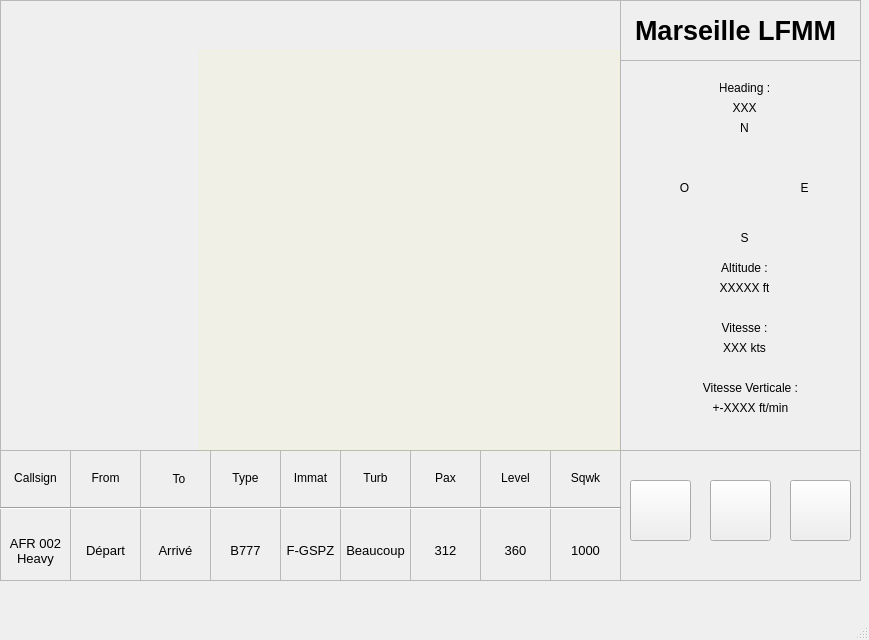
<?xml version="1.0" encoding="UTF-8"?>
<ui version="4.0">
 <class>MainWindow</class>
 <widget class="QMainWindow" name="MainWindow">
  <property name="geometry">
   <rect>
    <x>0</x>
    <y>0</y>
    <width>869</width>
    <height>640</height>
   </rect>
  </property>
  <property name="windowTitle">
   <string>MainWindow</string>
  </property>
  <widget class="QWidget" name="centralwidget">
   <widget class="QFrame" name="frame_boutons">
    <property name="geometry">
     <rect>
      <x>620</x>
      <y>450</y>
      <width>241</width>
      <height>131</height>
     </rect>
    </property>
    <property name="frameShape">
     <enum>QFrame::Shape::StyledPanel</enum>
    </property>
    <property name="frameShadow">
     <enum>QFrame::Shadow::Raised</enum>
    </property>
    <widget class="QPushButton" name="btn_accueil_2">
     <property name="geometry">
      <rect>
       <x>10</x>
       <y>30</y>
       <width>61</width>
       <height>61</height>
      </rect>
     </property>
     <property name="text">
      <string/>
     </property>
     <property name="icon">
      <iconset>
       <normaloff>image/accueil.png</normaloff>image/accueil.png</iconset>
     </property>
     <property name="iconSize">
      <size>
       <width>32</width>
       <height>32</height>
      </size>
     </property>
    </widget>
    <widget class="QPushButton" name="btn_parametres_2">
     <property name="geometry">
      <rect>
       <x>90</x>
       <y>30</y>
       <width>61</width>
       <height>61</height>
      </rect>
     </property>
     <property name="text">
      <string/>
     </property>
     <property name="icon">
      <iconset>
       <normaloff>image/parametres.png</normaloff>image/parametres.png</iconset>
     </property>
     <property name="iconSize">
      <size>
       <width>32</width>
       <height>32</height>
      </size>
     </property>
    </widget>
    <widget class="QPushButton" name="btn_sortie_2">
     <property name="geometry">
      <rect>
       <x>170</x>
       <y>30</y>
       <width>61</width>
       <height>61</height>
      </rect>
     </property>
     <property name="text">
      <string/>
     </property>
     <property name="icon">
      <iconset>
       <normaloff>image/sortie.png</normaloff>image/sortie.png</iconset>
     </property>
     <property name="iconSize">
      <size>
       <width>32</width>
       <height>32</height>
      </size>
     </property>
    </widget>
   </widget>
   <widget class="QFrame" name="frame_strip">
    <property name="geometry">
     <rect>
      <x>0</x>
      <y>450</y>
      <width>621</width>
      <height>131</height>
     </rect>
    </property>
    <property name="frameShape">
     <enum>QFrame::Shape::StyledPanel</enum>
    </property>
    <property name="frameShadow">
     <enum>QFrame::Shadow::Raised</enum>
    </property>
    <widget class="QFrame" name="frame_12">
     <property name="geometry">
      <rect>
       <x>0</x>
       <y>0</y>
       <width>71</width>
       <height>131</height>
      </rect>
     </property>
     <property name="frameShape">
      <enum>QFrame::Shape::StyledPanel</enum>
     </property>
     <property name="frameShadow">
      <enum>QFrame::Shadow::Raised</enum>
     </property>
     <widget class="QLabel" name="label_7">
      <property name="geometry">
       <rect>
        <x>10</x>
        <y>20</y>
        <width>51</width>
        <height>16</height>
       </rect>
      </property>
      <property name="text">
       <string>Callsign</string>
      </property>
      <property name="alignment">
       <set>Qt::AlignmentFlag::AlignCenter</set>
      </property>
     </widget>
     <widget class="Line" name="line_2">
      <property name="geometry">
       <rect>
        <x>0</x>
        <y>50</y>
        <width>71</width>
        <height>16</height>
       </rect>
      </property>
      <property name="orientation">
       <enum>Qt::Orientation::Horizontal</enum>
      </property>
     </widget>
     <widget class="QLabel" name="label_8">
      <property name="geometry">
       <rect>
        <x>0</x>
        <y>80</y>
        <width>71</width>
        <height>41</height>
       </rect>
      </property>
      <property name="font">
       <font>
        <pointsize>10</pointsize>
       </font>
      </property>
      <property name="text">
       <string>AFR 002 Heavy</string>
      </property>
      <property name="alignment">
       <set>Qt::AlignmentFlag::AlignCenter</set>
      </property>
      <property name="wordWrap">
       <bool>true</bool>
      </property>
     </widget>
    </widget>
    <widget class="QFrame" name="frame_13">
     <property name="geometry">
      <rect>
       <x>70</x>
       <y>0</y>
       <width>71</width>
       <height>131</height>
      </rect>
     </property>
     <property name="frameShape">
      <enum>QFrame::Shape::StyledPanel</enum>
     </property>
     <property name="frameShadow">
      <enum>QFrame::Shadow::Raised</enum>
     </property>
     <widget class="QLabel" name="label_23">
      <property name="geometry">
       <rect>
        <x>10</x>
        <y>20</y>
        <width>51</width>
        <height>16</height>
       </rect>
      </property>
      <property name="text">
       <string>From</string>
      </property>
      <property name="alignment">
       <set>Qt::AlignmentFlag::AlignCenter</set>
      </property>
     </widget>
     <widget class="Line" name="line_4">
      <property name="geometry">
       <rect>
        <x>0</x>
        <y>50</y>
        <width>71</width>
        <height>16</height>
       </rect>
      </property>
      <property name="orientation">
       <enum>Qt::Orientation::Horizontal</enum>
      </property>
     </widget>
     <widget class="QLabel" name="label_24">
      <property name="geometry">
       <rect>
        <x>0</x>
        <y>80</y>
        <width>71</width>
        <height>41</height>
       </rect>
      </property>
      <property name="font">
       <font>
        <pointsize>10</pointsize>
       </font>
      </property>
      <property name="text">
       <string>Départ</string>
      </property>
      <property name="alignment">
       <set>Qt::AlignmentFlag::AlignCenter</set>
      </property>
      <property name="wordWrap">
       <bool>true</bool>
      </property>
     </widget>
    </widget>
    <widget class="QFrame" name="frame_14">
     <property name="geometry">
      <rect>
       <x>140</x>
       <y>0</y>
       <width>71</width>
       <height>131</height>
      </rect>
     </property>
     <property name="frameShape">
      <enum>QFrame::Shape::StyledPanel</enum>
     </property>
     <property name="frameShadow">
      <enum>QFrame::Shadow::Raised</enum>
     </property>
     <widget class="Line" name="line_10">
      <property name="geometry">
       <rect>
        <x>0</x>
        <y>50</y>
        <width>71</width>
        <height>16</height>
       </rect>
      </property>
      <property name="orientation">
       <enum>Qt::Orientation::Horizontal</enum>
      </property>
     </widget>
     <widget class="QLabel" name="label_25">
      <property name="geometry">
       <rect>
        <x>0</x>
        <y>80</y>
        <width>71</width>
        <height>41</height>
       </rect>
      </property>
      <property name="font">
       <font>
        <pointsize>10</pointsize>
       </font>
      </property>
      <property name="text">
       <string>Arrivé</string>
      </property>
      <property name="alignment">
       <set>Qt::AlignmentFlag::AlignCenter</set>
      </property>
      <property name="wordWrap">
       <bool>true</bool>
      </property>
     </widget>
     <widget class="QLabel" name="label_26">
      <property name="geometry">
       <rect>
        <x>-40</x>
        <y>-10</y>
        <width>158</width>
        <height>78</height>
       </rect>
      </property>
      <property name="text">
       <string>To</string>
      </property>
      <property name="alignment">
       <set>Qt::AlignmentFlag::AlignCenter</set>
      </property>
     </widget>
    </widget>
    <widget class="QFrame" name="frame_15">
     <property name="geometry">
      <rect>
       <x>340</x>
       <y>0</y>
       <width>71</width>
       <height>131</height>
      </rect>
     </property>
     <property name="frameShape">
      <enum>QFrame::Shape::StyledPanel</enum>
     </property>
     <property name="frameShadow">
      <enum>QFrame::Shadow::Raised</enum>
     </property>
     <widget class="QLabel" name="label_27">
      <property name="geometry">
       <rect>
        <x>10</x>
        <y>20</y>
        <width>51</width>
        <height>16</height>
       </rect>
      </property>
      <property name="text">
       <string>Turb</string>
      </property>
      <property name="alignment">
       <set>Qt::AlignmentFlag::AlignCenter</set>
      </property>
     </widget>
     <widget class="Line" name="line_15">
      <property name="geometry">
       <rect>
        <x>0</x>
        <y>50</y>
        <width>71</width>
        <height>16</height>
       </rect>
      </property>
      <property name="orientation">
       <enum>Qt::Orientation::Horizontal</enum>
      </property>
     </widget>
     <widget class="QLabel" name="label_28">
      <property name="geometry">
       <rect>
        <x>0</x>
        <y>80</y>
        <width>71</width>
        <height>41</height>
       </rect>
      </property>
      <property name="font">
       <font>
        <pointsize>10</pointsize>
       </font>
      </property>
      <property name="text">
       <string>Beaucoup</string>
      </property>
      <property name="alignment">
       <set>Qt::AlignmentFlag::AlignCenter</set>
      </property>
      <property name="wordWrap">
       <bool>true</bool>
      </property>
     </widget>
    </widget>
    <widget class="QFrame" name="frame_16">
     <property name="geometry">
      <rect>
       <x>410</x>
       <y>0</y>
       <width>71</width>
       <height>131</height>
      </rect>
     </property>
     <property name="frameShape">
      <enum>QFrame::Shape::StyledPanel</enum>
     </property>
     <property name="frameShadow">
      <enum>QFrame::Shadow::Raised</enum>
     </property>
     <widget class="QLabel" name="label_29">
      <property name="geometry">
       <rect>
        <x>10</x>
        <y>20</y>
        <width>51</width>
        <height>16</height>
       </rect>
      </property>
      <property name="text">
       <string>Pax</string>
      </property>
      <property name="alignment">
       <set>Qt::AlignmentFlag::AlignCenter</set>
      </property>
     </widget>
     <widget class="Line" name="line_16">
      <property name="geometry">
       <rect>
        <x>0</x>
        <y>50</y>
        <width>71</width>
        <height>16</height>
       </rect>
      </property>
      <property name="orientation">
       <enum>Qt::Orientation::Horizontal</enum>
      </property>
     </widget>
     <widget class="QLabel" name="label_30">
      <property name="geometry">
       <rect>
        <x>0</x>
        <y>80</y>
        <width>71</width>
        <height>41</height>
       </rect>
      </property>
      <property name="font">
       <font>
        <pointsize>10</pointsize>
       </font>
      </property>
      <property name="text">
       <string>312</string>
      </property>
      <property name="alignment">
       <set>Qt::AlignmentFlag::AlignCenter</set>
      </property>
      <property name="wordWrap">
       <bool>true</bool>
      </property>
     </widget>
    </widget>
    <widget class="QFrame" name="frame_17">
     <property name="geometry">
      <rect>
       <x>480</x>
       <y>0</y>
       <width>71</width>
       <height>131</height>
      </rect>
     </property>
     <property name="frameShape">
      <enum>QFrame::Shape::StyledPanel</enum>
     </property>
     <property name="frameShadow">
      <enum>QFrame::Shadow::Raised</enum>
     </property>
     <widget class="QLabel" name="label_31">
      <property name="geometry">
       <rect>
        <x>10</x>
        <y>20</y>
        <width>51</width>
        <height>16</height>
       </rect>
      </property>
      <property name="text">
       <string>Level</string>
      </property>
      <property name="alignment">
       <set>Qt::AlignmentFlag::AlignCenter</set>
      </property>
     </widget>
     <widget class="Line" name="line_17">
      <property name="geometry">
       <rect>
        <x>0</x>
        <y>50</y>
        <width>71</width>
        <height>16</height>
       </rect>
      </property>
      <property name="orientation">
       <enum>Qt::Orientation::Horizontal</enum>
      </property>
     </widget>
     <widget class="QLabel" name="label_32">
      <property name="geometry">
       <rect>
        <x>0</x>
        <y>80</y>
        <width>71</width>
        <height>41</height>
       </rect>
      </property>
      <property name="font">
       <font>
        <pointsize>10</pointsize>
       </font>
      </property>
      <property name="text">
       <string>360</string>
      </property>
      <property name="alignment">
       <set>Qt::AlignmentFlag::AlignCenter</set>
      </property>
      <property name="wordWrap">
       <bool>true</bool>
      </property>
     </widget>
    </widget>
    <widget class="QFrame" name="frame_18">
     <property name="geometry">
      <rect>
       <x>550</x>
       <y>0</y>
       <width>71</width>
       <height>131</height>
      </rect>
     </property>
     <property name="frameShape">
      <enum>QFrame::Shape::StyledPanel</enum>
     </property>
     <property name="frameShadow">
      <enum>QFrame::Shadow::Raised</enum>
     </property>
     <widget class="QLabel" name="label_33">
      <property name="geometry">
       <rect>
        <x>10</x>
        <y>20</y>
        <width>51</width>
        <height>16</height>
       </rect>
      </property>
      <property name="text">
       <string>Sqwk</string>
      </property>
      <property name="alignment">
       <set>Qt::AlignmentFlag::AlignCenter</set>
      </property>
     </widget>
     <widget class="Line" name="line_18">
      <property name="geometry">
       <rect>
        <x>0</x>
        <y>50</y>
        <width>71</width>
        <height>16</height>
       </rect>
      </property>
      <property name="orientation">
       <enum>Qt::Orientation::Horizontal</enum>
      </property>
     </widget>
     <widget class="QLabel" name="label_34">
      <property name="geometry">
       <rect>
        <x>0</x>
        <y>80</y>
        <width>71</width>
        <height>41</height>
       </rect>
      </property>
      <property name="font">
       <font>
        <pointsize>10</pointsize>
       </font>
      </property>
      <property name="text">
       <string>1000</string>
      </property>
      <property name="alignment">
       <set>Qt::AlignmentFlag::AlignCenter</set>
      </property>
      <property name="wordWrap">
       <bool>true</bool>
      </property>
     </widget>
    </widget>
    <widget class="QFrame" name="frame_19">
     <property name="geometry">
      <rect>
       <x>210</x>
       <y>0</y>
       <width>71</width>
       <height>131</height>
      </rect>
     </property>
     <property name="frameShape">
      <enum>QFrame::Shape::StyledPanel</enum>
     </property>
     <property name="frameShadow">
      <enum>QFrame::Shadow::Raised</enum>
     </property>
     <widget class="QLabel" name="label_35">
      <property name="geometry">
       <rect>
        <x>10</x>
        <y>20</y>
        <width>51</width>
        <height>16</height>
       </rect>
      </property>
      <property name="text">
       <string>Type</string>
      </property>
      <property name="alignment">
       <set>Qt::AlignmentFlag::AlignCenter</set>
      </property>
     </widget>
     <widget class="Line" name="line_19">
      <property name="geometry">
       <rect>
        <x>0</x>
        <y>50</y>
        <width>71</width>
        <height>16</height>
       </rect>
      </property>
      <property name="orientation">
       <enum>Qt::Orientation::Horizontal</enum>
      </property>
     </widget>
     <widget class="QLabel" name="label_36">
      <property name="geometry">
       <rect>
        <x>0</x>
        <y>80</y>
        <width>71</width>
        <height>41</height>
       </rect>
      </property>
      <property name="font">
       <font>
        <pointsize>10</pointsize>
       </font>
      </property>
      <property name="text">
       <string>B777</string>
      </property>
      <property name="alignment">
       <set>Qt::AlignmentFlag::AlignCenter</set>
      </property>
      <property name="wordWrap">
       <bool>true</bool>
      </property>
     </widget>
    </widget>
    <widget class="QFrame" name="frame_20">
     <property name="geometry">
      <rect>
       <x>280</x>
       <y>0</y>
       <width>61</width>
       <height>131</height>
      </rect>
     </property>
     <property name="frameShape">
      <enum>QFrame::Shape::StyledPanel</enum>
     </property>
     <property name="frameShadow">
      <enum>QFrame::Shadow::Raised</enum>
     </property>
     <widget class="QLabel" name="label_37">
      <property name="geometry">
       <rect>
        <x>0</x>
        <y>20</y>
        <width>61</width>
        <height>16</height>
       </rect>
      </property>
      <property name="text">
       <string>Immat</string>
      </property>
      <property name="alignment">
       <set>Qt::AlignmentFlag::AlignCenter</set>
      </property>
     </widget>
     <widget class="Line" name="line_20">
      <property name="geometry">
       <rect>
        <x>0</x>
        <y>50</y>
        <width>71</width>
        <height>16</height>
       </rect>
      </property>
      <property name="orientation">
       <enum>Qt::Orientation::Horizontal</enum>
      </property>
     </widget>
     <widget class="QLabel" name="label_38">
      <property name="geometry">
       <rect>
        <x>0</x>
        <y>80</y>
        <width>61</width>
        <height>41</height>
       </rect>
      </property>
      <property name="font">
       <font>
        <pointsize>10</pointsize>
       </font>
      </property>
      <property name="text">
       <string>F-GSPZ</string>
      </property>
      <property name="alignment">
       <set>Qt::AlignmentFlag::AlignCenter</set>
      </property>
      <property name="wordWrap">
       <bool>true</bool>
      </property>
     </widget>
    </widget>
   </widget>
   <widget class="QFrame" name="frame_stat">
    <property name="geometry">
     <rect>
      <x>620</x>
      <y>60</y>
      <width>241</width>
      <height>391</height>
     </rect>
    </property>
    <property name="frameShape">
     <enum>QFrame::Shape::StyledPanel</enum>
    </property>
    <property name="frameShadow">
     <enum>QFrame::Shadow::Raised</enum>
    </property>
    <widget class="QLabel" name="txt_direction_2">
     <property name="geometry">
      <rect>
       <x>100</x>
       <y>20</y>
       <width>49</width>
       <height>16</height>
      </rect>
     </property>
     <property name="text">
      <string>Heading :</string>
     </property>
     <property name="alignment">
      <set>Qt::AlignmentFlag::AlignCenter</set>
     </property>
    </widget>
    <widget class="QLabel" name="txt_direction_variable_2">
     <property name="geometry">
      <rect>
       <x>100</x>
       <y>40</y>
       <width>49</width>
       <height>16</height>
      </rect>
     </property>
     <property name="text">
      <string>XXX</string>
     </property>
     <property name="alignment">
      <set>Qt::AlignmentFlag::AlignCenter</set>
     </property>
    </widget>
    <widget class="QLabel" name="img_cercle_2">
     <property name="geometry">
      <rect>
       <x>80</x>
       <y>80</y>
       <width>91</width>
       <height>91</height>
      </rect>
     </property>
     <property name="text">
      <string/>
     </property>
     <property name="pixmap">
      <pixmap>image/cercle.png</pixmap>
     </property>
     <property name="scaledContents">
      <bool>true</bool>
     </property>
    </widget>
    <widget class="QLabel" name="txt_nord_2">
     <property name="geometry">
      <rect>
       <x>100</x>
       <y>60</y>
       <width>49</width>
       <height>16</height>
      </rect>
     </property>
     <property name="text">
      <string>N</string>
     </property>
     <property name="alignment">
      <set>Qt::AlignmentFlag::AlignCenter</set>
     </property>
    </widget>
    <widget class="QLabel" name="txt_est_2">
     <property name="geometry">
      <rect>
       <x>160</x>
       <y>120</y>
       <width>49</width>
       <height>16</height>
      </rect>
     </property>
     <property name="text">
      <string>E</string>
     </property>
     <property name="alignment">
      <set>Qt::AlignmentFlag::AlignCenter</set>
     </property>
    </widget>
    <widget class="QLabel" name="txt_sud_2">
     <property name="geometry">
      <rect>
       <x>100</x>
       <y>170</y>
       <width>49</width>
       <height>16</height>
      </rect>
     </property>
     <property name="text">
      <string>S</string>
     </property>
     <property name="alignment">
      <set>Qt::AlignmentFlag::AlignCenter</set>
     </property>
    </widget>
    <widget class="QLabel" name="txt_ouest_2">
     <property name="geometry">
      <rect>
       <x>40</x>
       <y>120</y>
       <width>49</width>
       <height>16</height>
      </rect>
     </property>
     <property name="text">
      <string>O</string>
     </property>
     <property name="alignment">
      <set>Qt::AlignmentFlag::AlignCenter</set>
     </property>
    </widget>
    <widget class="QLabel" name="txt_altitude_2">
     <property name="geometry">
      <rect>
       <x>100</x>
       <y>200</y>
       <width>49</width>
       <height>16</height>
      </rect>
     </property>
     <property name="text">
      <string>Altitude :</string>
     </property>
     <property name="alignment">
      <set>Qt::AlignmentFlag::AlignCenter</set>
     </property>
    </widget>
    <widget class="QLabel" name="txt_altitude_variable_2">
     <property name="geometry">
      <rect>
       <x>100</x>
       <y>220</y>
       <width>49</width>
       <height>16</height>
      </rect>
     </property>
     <property name="text">
      <string>XXXXX ft</string>
     </property>
     <property name="alignment">
      <set>Qt::AlignmentFlag::AlignCenter</set>
     </property>
    </widget>
    <widget class="QLabel" name="txt_vitesse_2">
     <property name="geometry">
      <rect>
       <x>100</x>
       <y>260</y>
       <width>49</width>
       <height>16</height>
      </rect>
     </property>
     <property name="text">
      <string>Vitesse :</string>
     </property>
     <property name="alignment">
      <set>Qt::AlignmentFlag::AlignCenter</set>
     </property>
    </widget>
    <widget class="QLabel" name="txt_vitessev_2">
     <property name="geometry">
      <rect>
       <x>80</x>
       <y>320</y>
       <width>101</width>
       <height>16</height>
      </rect>
     </property>
     <property name="text">
      <string>Vitesse Verticale :</string>
     </property>
     <property name="alignment">
      <set>Qt::AlignmentFlag::AlignCenter</set>
     </property>
    </widget>
    <widget class="QLabel" name="txt_vitesse_variable_2">
     <property name="geometry">
      <rect>
       <x>100</x>
       <y>280</y>
       <width>49</width>
       <height>16</height>
      </rect>
     </property>
     <property name="text">
      <string>XXX kts</string>
     </property>
     <property name="alignment">
      <set>Qt::AlignmentFlag::AlignCenter</set>
     </property>
    </widget>
    <widget class="QLabel" name="txt_vitessev_variable_2">
     <property name="geometry">
      <rect>
       <x>90</x>
       <y>340</y>
       <width>81</width>
       <height>16</height>
      </rect>
     </property>
     <property name="text">
      <string>+-XXXX ft/min</string>
     </property>
     <property name="alignment">
      <set>Qt::AlignmentFlag::AlignCenter</set>
     </property>
    </widget>
   </widget>
   <widget class="QFrame" name="frame_titre">
    <property name="geometry">
     <rect>
      <x>620</x>
      <y>0</y>
      <width>241</width>
      <height>61</height>
     </rect>
    </property>
    <property name="frameShape">
     <enum>QFrame::Shape::StyledPanel</enum>
    </property>
    <property name="frameShadow">
     <enum>QFrame::Shadow::Raised</enum>
    </property>
    <widget class="QLabel" name="txt_titre_2">
     <property name="geometry">
      <rect>
       <x>-10</x>
       <y>10</y>
       <width>251</width>
       <height>41</height>
      </rect>
     </property>
     <property name="font">
      <font>
       <pointsize>20</pointsize>
       <bold>true</bold>
       <underline>false</underline>
      </font>
     </property>
     <property name="styleSheet">
      <string notr="true"/>
     </property>
     <property name="text">
      <string>Marseille LFMM</string>
     </property>
     <property name="alignment">
      <set>Qt::AlignmentFlag::AlignCenter</set>
     </property>
    </widget>
   </widget>
   <widget class="QFrame" name="frame_carte">
    <property name="geometry">
     <rect>
      <x>0</x>
      <y>0</y>
      <width>621</width>
      <height>451</height>
     </rect>
    </property>
    <property name="frameShape">
     <enum>QFrame::Shape::StyledPanel</enum>
    </property>
    <property name="frameShadow">
     <enum>QFrame::Shadow::Raised</enum>
    </property>
    <widget class="QLabel" name="label_6">
     <property name="geometry">
      <rect>
       <x>-220</x>
       <y>-300</y>
       <width>831</width>
       <height>791</height>
      </rect>
     </property>
     <property name="text">
      <string/>
     </property>
     <property name="pixmap">
      <pixmap>image/MAP_france_2.png</pixmap>
     </property>
    </widget>
    <widget class="QFrame" name="frame">
     <property name="geometry">
      <rect>
       <x>199</x>
       <y>50</y>
       <width>421</width>
       <height>401</height>
      </rect>
     </property>
     <property name="styleSheet">
      <string notr="true">background-color: rgba(255,255,0, 10);
</string>
     </property>
     <property name="frameShape">
      <enum>QFrame::Shape::StyledPanel</enum>
     </property>
     <property name="frameShadow">
      <enum>QFrame::Shadow::Raised</enum>
     </property>
    </widget>
   </widget>
  </widget>
  <widget class="QMenuBar" name="menubar">
   <property name="geometry">
    <rect>
     <x>0</x>
     <y>0</y>
     <width>869</width>
     <height>33</height>
    </rect>
   </property>
  </widget>
  <widget class="QStatusBar" name="statusbar"/>
 </widget>
 <resources/>
 <connections/>
</ui>
